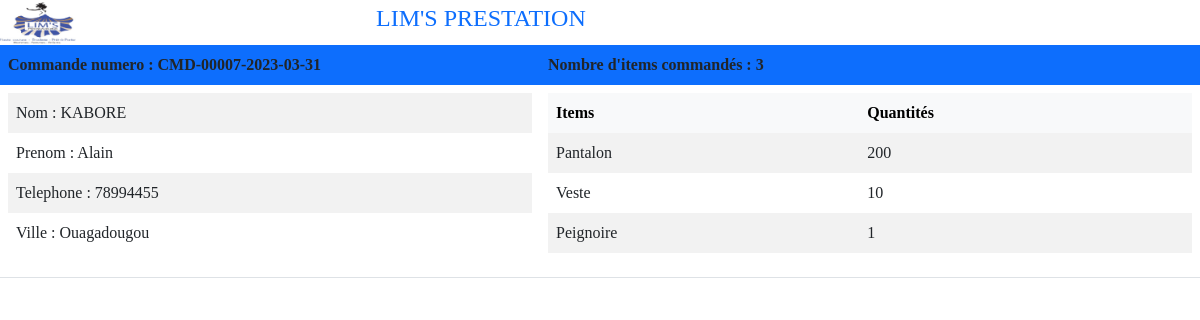
Page /livraison/bon/7 on the committed database.
### gestion/models.py (models this page shows, shortened)
class Command(models.Model):
    num_commande = models.CharField(unique=True, max_length=100, null=True, blank=True)
    articles = models.ManyToManyField(Tenue, through='LigneCommande')
    client = models.ForeignKey(Client, on_delete=models.CASCADE, null=True, blank=True)
    couturier = models.ForeignKey(Couturier, on_delete=models.CASCADE, null=True, blank=True)
    adresse_livraison = models.CharField(max_length=100, null=True, blank=True)
    date_commande = models.DateField()
    created_at = models.DateTimeField(auto_now_add=True)
    modified_at = models.DateTimeField(auto_now_add=True)
    def __str__(self):
        return self.num_commande

class Client(models.Model):
    nom = models.CharField(max_length=200, null=True)
    prenom = models.CharField(max_length=200, null=True)
    ville = models.ForeignKey(Ville, on_delete=models.CASCADE, null=True, blank=True, verbose_name="Ville")
    telephone = models.CharField(max_length=200, null=True, blank=True, verbose_name="Téléphone")
    bas = models.CharField(max_length=20, null=True, blank=True)
    longpan = models.CharField(max_length=20, null=True, blank=True, verbose_name="Longueur pantalon")
    poignet = models.CharField(max_length=20, null=True, blank=True)
    longjupe = models.CharField(max_length=20, null=True, blank=True, verbose_name="Longueur jupe")
    genou = models.CharField(max_length=20, null=True, blank=True)
    cuiss = models.CharField(max_length=20, null=True, blank=True, verbose_name="Cuisse")
    bassin = models.CharField(max_length=20, null=True, blank=True)
    ceinture = models.CharField(max_length=20, null=True, blank=True)
    longchem = models.CharField(max_length=20, null=True, blank=True, verbose_name="Longueur Chemise")
    frappe = models.CharField(max_length=20, null=True, blank=True)
    longrobe = models.CharField(max_length=20, null=True, blank=True, verbose_name="Longueur Robe")
    longcami = models.CharField(max_length=20, null=True, blank=True, verbose_name="Longueur Camisole")
    pince = models.CharField(max_length=20, null=True, blank=True)
    tourtaille = models.CharField(max_length=20, null=True, blank=True, verbose_name="Tour de taille")
    coole = models.CharField(max_length=20, null=True, blank=True)
    longtaille = models.CharField(max_length=20, null=True, blank=True)
    tourmanch = models.CharField(max_length=20, null=True,blank=True, verbose_name="Tour de manche")
    longmanch = models.CharField(max_length=20, null=True, blank=True,verbose_name="Longueur manche")
    poitrine = models.CharField(max_length=20, null=True, blank=True)
    dos = models.CharField(max_length=20, null=True, blank=True)
    epaul = models.CharField(max_length=20, null=True,blank=True, verbose_name="Epaule")
    avcar = models.CharField(max_length=20, null=True, blank=True)
    arcar = models.CharField(max_length=20, null=True, blank=True)
    fichier = models.FileField(upload_to='uploads_files/', null=True, blank=True)
    created_at = models.DateTimeField(auto_now_add=True)
    modified_at = models.DateTimeField(auto_now_add=True)

class Ville(models.Model):
    libelle = models.CharField(max_length=50, null=True)
    created_at = models.DateTimeField(auto_now_add=True)
    modified_at = models.DateTimeField(auto_now_add=True)

class LigneCommande(models.Model):
    article = models.ForeignKey(Tenue, null=True, blank=True, on_delete=models.CASCADE)
    commande = models.ForeignKey(Command, null=True, blank=True, on_delete=models.CASCADE)
    quantite = models.PositiveIntegerField()
    create_at = models.DateField(auto_now_add=True, null=True, blank=True)
    modified_at = models.DateTimeField(auto_now_add=True)

class Tenue(models.Model):
    libelle = models.CharField(max_length=200, null=True)
    price = models.DecimalField(max_digits=7, decimal_places=2)
    model = models.ForeignKey(ModelTenue, on_delete=models.CASCADE, null=True, blank=True)
    image = models.ImageField(upload_to='model_photo/', null=True, blank=True)
    created_at = models.DateTimeField(auto_now_add=True)
    modified_at = models.DateTimeField(auto_now_add=True)
    def __str__(self):
        return self.libelle

### gestion/views.py (the view)
# urls.py: path('livraison/bon/<int:id>', views.bon_livraison, name='bon_livraison'),
def bon_livraison(request, id):
    liv_id = Livraison.objects.get(id=id)
    com_id = liv_id.id
    ma_commande = get_object_or_404(Command, id=com_id)
    article_commandes = LigneCommande.objects.filter(commande=ma_commande)
    nbr_items = article_commandes.count()
    context={"article_commandes":article_commandes, "ma_commande":ma_commande, "nbr_items":nbr_items}
    return render(request, 'gestion/livraison/bon_livraison.html', context)

### gestion/templates/gestion/livraison/bon_livraison.html (shortened to what this page needs)
{% extends 'base.html' %}
{% load static %}
{% block main%}
<div class="d-flex flex-row align-items-center align-content-center">
    <div class="row d-flex flex-row align-items-center">
        <img src="{% static 'images/app_img/LogoBf.png' %}" class="w-25 h-25">
    </div>
    <div class="row d-flex flex-row align-items-center">
        <h4 class="font-italic font-weight-bold text-primary">LIM'S PRESTATION </h4>
    </div>
</div>
    <table class="table">
        <thead>
            <tr>
                <th class="bg-primary border-0" style="width:45%;">Commande numero : {{ma_commande}}</th>
                <th class="bg-primary border-0">Nombre d'items commandés : {{nbr_items}}</th>
            </tr>
        </thead>
        <tbody>
            <tr>
                <td>
                        <table class="table table-striped
                        table-hover
                        table-borderless
                        align-middle">
                                    <tr>
                                        <td>Nom  : {{ma_commande.client.nom}}</td>
                                    </tr>
                                    <tr>
                                        <td>Prenom  : {{ma_commande.client.prenom}}</td>
                                    </tr>
                                    <tr>
                                        <td>Telephone  : {{ma_commande.client.telephone}}</td>
                                    </tr>
                                    <tr>
                                        <td>Ville : {{ma_commande.client.ville.libelle}}</td>
                                    </tr>
                        </table>
                </td>
                <td>
                        <table class="table table-striped
                        table-hover
                        table-borderless
                        align-middle">
                            <thead class="table-light">
                                <tr>
                                    <th>Items</th>
                                    <th>Quantités</th>
                                </tr>
                                </thead>
                                <tbody class="table-group-divider">
                                    {% for article_commande in article_commandes %}
                                    <tr>
                                        <td>{{article_commande.article}}</td>
                                        <td>{{article_commande.quantite}}</td>
                                    </tr>
                                    {% endfor %}
                                </tbody>
                        </table>
                </td>
            </tr>
        </tbody>
    </table>
{% endblock main%}

### lims/static/css/styles.css (style rules this page uses)
* { padding: 0; margin: 0; box-sizing: border-box; list-style-type: none; text-decoration: none; font-family: "verdana"; }

### rows in the picture
Command: num_commande "CMD-00007-2023-03-31", client.nom "KABORE", client.prenom "Alain", client.telephone "78994455", client.ville.libelle "Ouagadougou"
LigneCommande: article "Pantalon", quantite "200"
LigneCommande: article "Veste", quantite "10"
LigneCommande: article "Peignoire", quantite "1"

### other values in the picture
{{ nbr_items }} "3"
